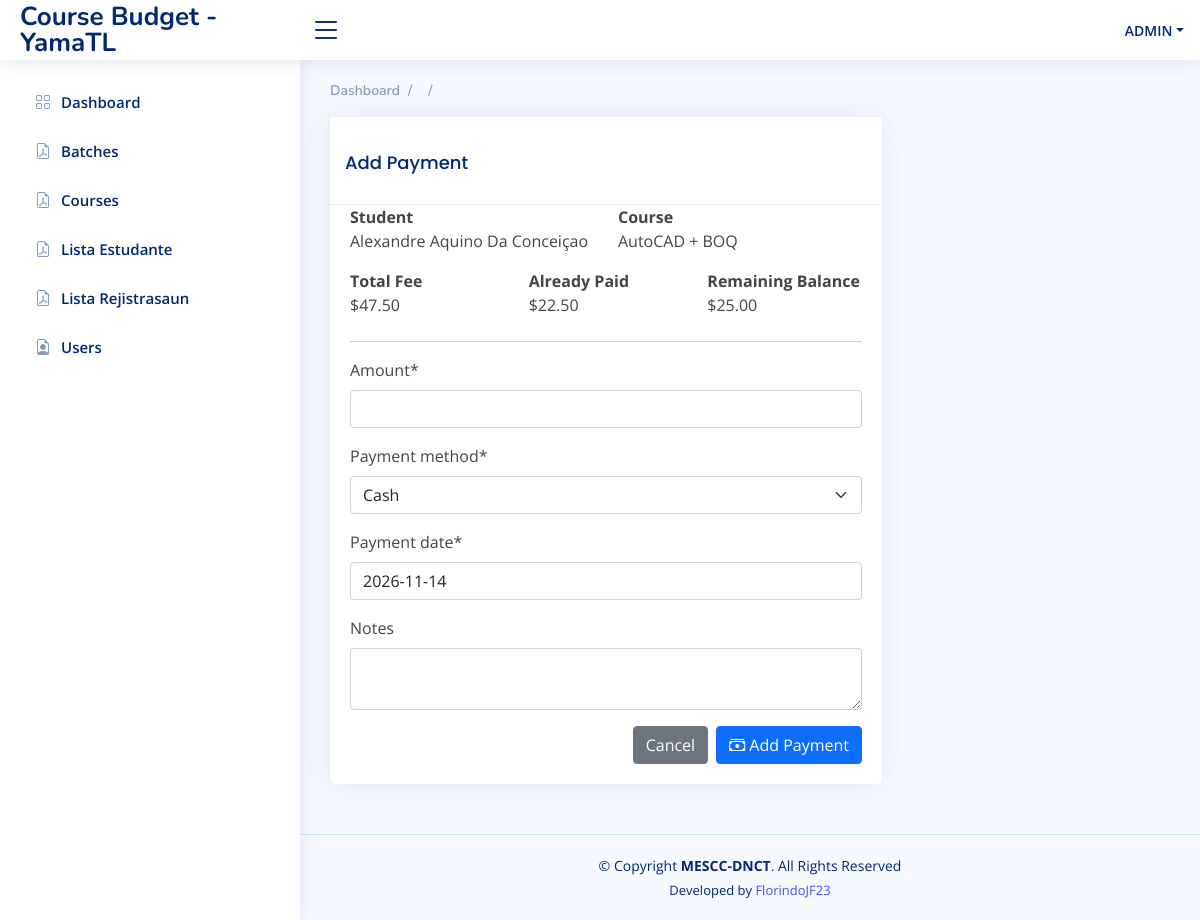
Screenshot of /courses/registrations/29/add-payment/ (signed in) with the database file from the repository.
### courses/models.py (models this page shows, shortened)
class Registration(models.Model):
    PAYMENT_METHOD_CHOICES = [
        ("Cash", "Cash"),
        ("Bank Transfer", "Bank Transfer"),
        ("Mobile Payment", "Mobile Payment"),
    ]
    student = models.ForeignKey(Student, on_delete=models.PROTECT, related_name="registrations")
    cohort = models.ForeignKey(Cohort, on_delete=models.PROTECT, related_name="registrations")
    course_fee = models.DecimalField(max_digits=10, decimal_places=2, null=True, blank=True)
    registration_fee = models.DecimalField(max_digits=10, decimal_places=2, default=Decimal("2.50"))
    amount_paid = models.DecimalField(max_digits=10, decimal_places=2, default=Decimal("0.00"))
    payment_method = models.CharField(max_length=50, choices=PAYMENT_METHOD_CHOICES, blank=True)
    payment_date = models.DateField(null=True, blank=True)
    notes = models.TextField(blank=True)
    payment_history = models.JSONField(default=list, blank=True)
    created_at = models.DateTimeField(auto_now_add=True)
    updated_at = models.DateTimeField(auto_now=True)
    class Meta:
        ordering = ["-created_at"]
    @property
    def total_fee(self):
        course_fee = self.course_fee or Decimal("0.00")
        registration_fee = self.registration_fee or Decimal("0.00")
        return course_fee + registration_fee
    @property
    def balance(self):
        amount_paid = self.amount_paid or Decimal("0.00")
        return self.total_fee - amount_paid

class Student(models.Model):
    SEX_CHOICES = [
        ("Male", "Male"),
        ("Female", "Female"),
    ]
    reg_no = models.CharField(max_length=30, unique=True)
    full_name = models.CharField(max_length=200)
    sex = models.CharField(max_length=10,choices=SEX_CHOICES,blank=True,)
    education_semester = models.PositiveIntegerField(null=True, blank=True)
    study_program = models.CharField(max_length=200, blank=True)
    birth_date = models.DateField(null=True, blank=True)
    email = models.EmailField(blank=True)
    phone = models.CharField(max_length=30, blank=True)
    address = models.TextField(blank=True)
    created_at = models.DateTimeField(auto_now_add=True)
    class Meta:
        ordering = ["full_name"]

class Cohort(models.Model):
    course = models.ForeignKey(Course, on_delete=models.PROTECT, related_name="cohorts")
    name = models.CharField(max_length=100)
    start_date = models.DateField()
    end_date = models.DateField(null=True, blank=True)
    registration_open = models.BooleanField(default=True)
    created_at = models.DateTimeField(auto_now_add=True)
    class Meta:
        ordering = ["-start_date"]

class Course(models.Model):
    code = models.CharField(max_length=20, unique=True)
    name = models.CharField(max_length=100, unique=True)
    fee = models.DecimalField(max_digits=10, decimal_places=2)
    active = models.BooleanField(default=True)
    created_at = models.DateTimeField(auto_now_add=True)
    class Meta:
        ordering = ["name"]

### courses/views.py (the view)
# urls.py: path("registrations/<int:pk>/add-payment/",views.add_payment,name="add_payment"),
@login_required
def add_payment(request, pk):
    registration = get_object_or_404(
        Registration.objects.select_related(
            "student",
            "cohort",
            "cohort__course",
        ),
        pk=pk
    )
    if request.method == "POST":
        form = PaymentForm(request.POST)
        if form.is_valid():
            amount = form.cleaned_data["amount"]
            payment_method = form.cleaned_data["payment_method"]
            payment_date = form.cleaned_data["payment_date"]
            notes = form.cleaned_data["notes"]
            remaining = registration.balance
            if amount > remaining:
                messages.error(
                    request,
                    f"Payment cannot be greater than the remaining balance "
                    f"of ${remaining:,.2f}."
                )
            else:
                history = registration.payment_history or []
                history.append({
                    "date": payment_date.strftime("%Y-%m-%d"),
                    "amount": str(amount),
                    "method": payment_method,
                    "notes": notes,
                })
                registration.payment_history = history
                registration.amount_paid = (
                    registration.amount_paid or Decimal("0.00")
                ) + amount
                registration.payment_method = payment_method
                registration.payment_date = payment_date
                registration.save()
                messages.success(
                    request,
                    f"Payment of ${amount:,.2f} successfully added."
                )
                return redirect(
                    "registration_detail",
                    pk=registration.pk
                )
    else:
        form = PaymentForm(
            initial={
                "payment_date": timezone.localdate()
            }
        )
    return render(
        request,
        "courses/payment_form.html",
        {
            "form": form,
            "registration": registration,
        }
    )

### courses/forms.py
class PaymentForm(forms.Form):
    amount = forms.DecimalField(
        max_digits=10,
        decimal_places=2,
        min_value=Decimal("0.01")
    )
    payment_method = forms.ChoiceField(
        choices=Registration.PAYMENT_METHOD_CHOICES
    )
    payment_date = forms.DateField(
        widget=forms.DateInput(attrs={
            "class": "form-control datepicker",
            "placeholder": "YYYY-MM-DD",
            "autocomplete": "off",
        })
    )
    notes = forms.CharField(
        required=False,
        widget=forms.Textarea(attrs={
            "rows": 2,
            "class": "form-control"
        })
    )

### main/Session_TimeoutMiddleware.py (called while the page is built)
	def __call__(self, request):
		if request.session.modified:
			logger.info('Session modified at: %s', timezone.now())
			request.session['_session_last_activity'] = str(timezone.now())
		response = self.get_response(request)
		return response

### main/context_processor.py (called while the page is built)
def core_data(request):
    core_data = Core.objects.filter(is_active=True).first()  # Or any other query you need
    return {'cores': core_data}

### courses/templates/courses/payment_form.html (shortened to what this page needs)
{% extends 'main/base.html' %}
{% load crispy_forms_tags %}
{% block content %}
<section class="section">
    <div class="row">
        <div class="col-lg-8">
            <div class="card">
                <div class="card-header">
                    <h5 class="card-title mb-0">
                        {% if editing_payment %}
                            Edit Payment {{ payment_index|add:"1" }}
                        {% else %}
                            Add Payment
                        {% endif %}
                    </h5>
                </div>
                <div class="card-body">
                    <div class="row mb-3">
                        <div class="col-md-6">
                            <strong>Student</strong>
                            <div>{{ registration.student.full_name }}</div>
                        </div>
                        <div class="col-md-6">
                            <strong>Course</strong>
                            <div>{{ registration.cohort.course.name }}</div>
                        </div>
                    </div>
                    <div class="row mb-4">
                        <div class="col-md-4">
                            <strong>Total Fee</strong>
                            <div>
                                ${{ registration.total_fee|floatformat:2 }}
                            </div>
                        </div>
                        <div class="col-md-4">
                            <strong>Already Paid</strong>
                            <div>
                                ${{ registration.amount_paid|floatformat:2 }}
                            </div>
                        </div>
                        <div class="col-md-4">
                            <strong>Remaining Balance</strong>
                            <div>
                                ${{ registration.balance|floatformat:2 }}
                            </div>
                        </div>
                    </div>
                    <hr>
                    <form method="post">
                        {{ form|crispy }}
                        <div class="d-flex justify-content-end gap-2 mt-3">
                            <a href="{% url 'registration_detail' registration.id %}"
                               class="btn btn-secondary">
                                Cancel
                            </a>
                            <button type="submit"
                                    class="btn btn-primary">
                                {% if editing_payment %}
                                    <i class="bi bi-check-circle"></i>
                                    Update Payment
                                {% else %}
                                    <i class="bi bi-cash-stack"></i>
                                    Add Payment
                                {% endif %}
                            </button>
                        </div>
                    </form>
                </div>
            </div>
        </div>
    </div>
</section>
{% endblock content %}

### main/templates/main/header.html (shortened to what this page needs)
    {% load static %}
    <div class="d-flex align-items-center justify-content-between">
        <a href="{% url 'dashboard2' %}" class="logo d-flex align-items-center">
          <span class="d-none d-md-block">Course Budget - YamaTL</span>
        </a>
        <i class="bi bi-list toggle-sidebar-btn"></i>
      </div>
      <nav class="header-nav ms-auto">
        <ul class="d-flex align-items-center">
          <li class="nav-item dropdown pe-3">
            <a class="nav-link nav-profile d-flex align-items-center pe-0" href="#" data-bs-toggle="dropdown">
              <span class="d-none d-md-block dropdown-toggle ps-2">{{ request.user.username|upper }}</span>
            </a>
          </li>
        </ul>
      </nav>

### static/main/assets/css/style.css (style rules this page uses)
:root { scroll-behavior: smooth; }
body { font-family: "Open Sans", sans-serif; background: #f6f9ff; color: #444444; }
a { color: #4154f1; text-decoration: none; }
h1, h2, h3, h4, h5, h6 { font-family: "Nunito", sans-serif; }
.card { margin-bottom: 30px; border: none; border-radius: 5px; box-shadow: 0px 0 30px rgba(1, 41, 112, 0.1); }
.card-header, .card-footer { border-color: #ebeef4; background-color: #fff; color: #798eb3; padding: 15px; }
.card-title { padding: 20px 0 15px 0; font-size: 18px; font-weight: 500; color: #012970; font-family: "Poppins", sans-serif; }
.card-body { padding: 0 20px 20px 20px; }
.logo { line-height: 1; }
@media (min-width: 1200px) { .logo { width: 280px; } }
.logo span { font-size: 26px; font-weight: 700; color: #012970; font-family: "Nunito", sans-serif; }
.header .toggle-sidebar-btn { font-size: 32px; padding-left: 10px; cursor: pointer; color: #012970; }
.header-nav ul { list-style: none; }
.header-nav > ul { margin: 0; padding: 0; }
.header-nav .nav-profile { color: #012970; }
.header-nav .nav-profile span { font-size: 14px; font-weight: 600; }

### rows the page displays
Registration: student.full_name "Alexandre Aquino Da Conceiçao", cohort.course.name "AutoCAD + BOQ", total_fee "47.50", amount_paid "22.50", balance "25.00"

### other values shown
{{ request.user.username|upper }} "ADMIN"
